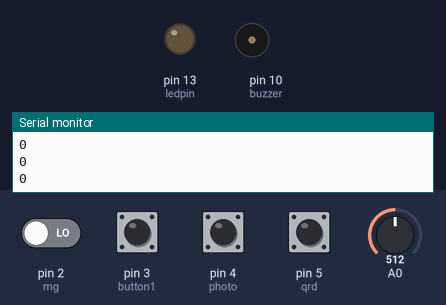
Simulated run of this sketch. Board: Arduino Uno, built with avr-gcc and run on an emulated ATmega328P. Shown: output pins drawn as LEDs (lit = HIGH), buzzer (waves = sounding, pin HIGH), the last lines printed to the serial monitor. Inputs (shaded band) come from the test bench; at power-on: pin 4 (photo), pin 5 (qrd) HIGH, pin 2 (mg), pin 3 (button1) LOW, A0 = 512. Pins used as bus, display or sensor lines are not drawn.

Above: at 1.2 s.
1.3 s: A0 set to 53
2.8 s: A0 set to 44
At 4.0 s:
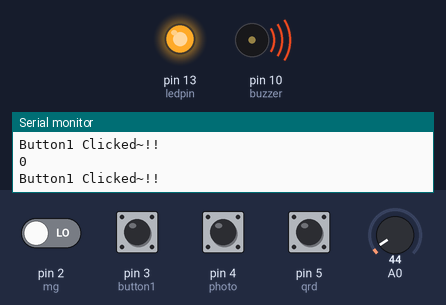
4.3 s: A0 set to 60
At 5.3 s:
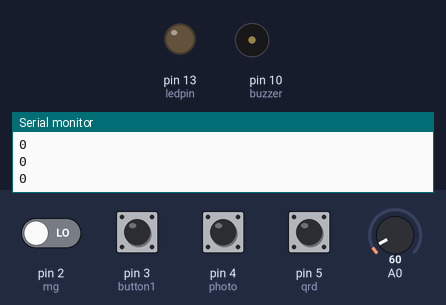
5.8 s: A0 set to 40
At 6.6 s:
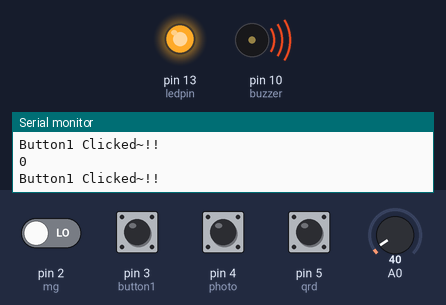
Timing chart, 0 to 8.3 s (numbered marks = the images above; inputs shaded):
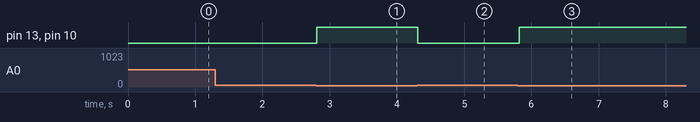

Measured:
- the behaviour switches between 50 and 49 on A0 (found by bisection; images 0 and 1)
- after the input at 2.8 s, pin 13 (ledpin), pin 10 (buzzer): LOW → HIGH at once
- after the input at 4.3 s, pin 13 (ledpin), pin 10 (buzzer): HIGH → LOW at once
- after the input at 5.8 s, pin 13 (ledpin), pin 10 (buzzer): LOW → HIGH at once

The sketch:

Arducation_Demo.ino
```cpp
const int mg = 2;
const int button1 = 3;
const int photo = 4;
const int qrd = 5;
const int buzzer = 10;
const int dc_m1 = 11;
const int dc_m2 = 12;
const int ledpin = 13;

const int cds = A0;
const int thresholdValue = 50;

int button1_s = 0;

void setup() {
  Serial.begin(9600);
// pinMode(mg, INPUT);
  pinMode(button1, INPUT);
  pinMode(photo, INPUT);
  pinMode(ledpin, OUTPUT);
  pinMode(buzzer, OUTPUT);
  pinMode(dc_m1, OUTPUT);
  pinMode(dc_m2, OUTPUT);
}

void loop(){
  digitalWrite(ledpin, 0);
  digitalWrite(buzzer, 0);
  analogWrite(dc_m1, 0);
  analogWrite(dc_m2, 0);

  int cdsValue = 0;
  cdsValue = analogRead(A0);
//Serial.println(cdsValue);

  int mgValue = digitalRead(mg);
  Serial.println(mgValue);

  int photoValue = digitalRead(photo);
//Serial.println(photoValue);

  int qrdValue = digitalRead(qrd);
//Serial.println(qrdValue);

  button1_s = digitalRead(button1);

  if (button1_s == 1 || mgValue == 1 || qrdValue == 0 || photoValue == 0 || cdsValue < thresholdValue) {
    Serial.println("Button1 Clicked~!!");
    digitalWrite(ledpin, 1);
    digitalWrite(buzzer, 1);
    analogWrite(dc_m1, 80);
    analogWrite(dc_m2, 0);
  }
  delay(100);
}
```
